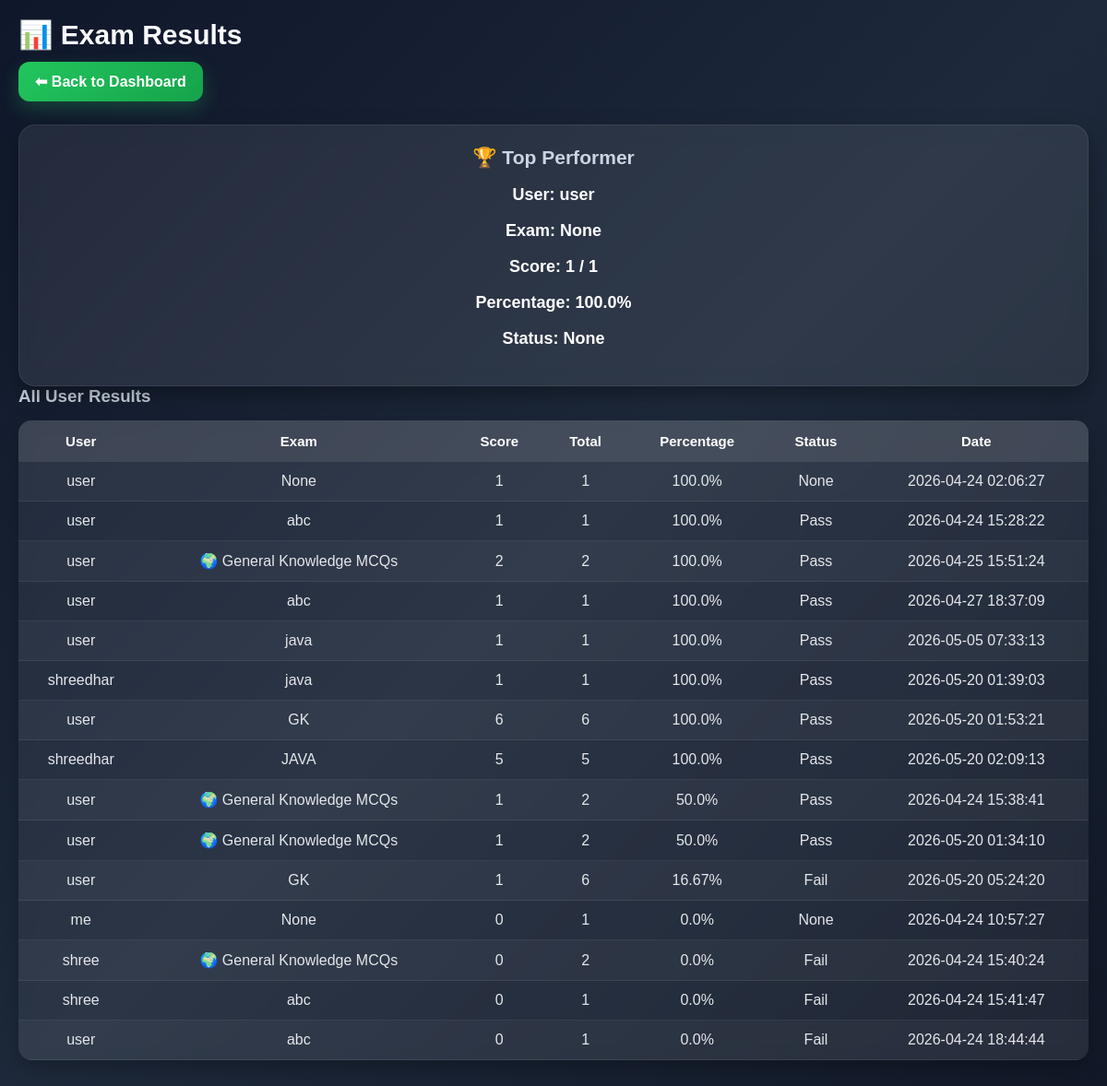
/admin/results (signed in), run on the app's committed database.
### tables this page shows
CREATE TABLE results (
            id INTEGER PRIMARY KEY AUTOINCREMENT,
            username TEXT NOT NULL,
            exam_id INTEGER,
            score INTEGER NOT NULL,
            total_marks INTEGER NOT NULL,
            created_at DATETIME DEFAULT CURRENT_TIMESTAMP, exam_name TEXT, status TEXT,
            FOREIGN KEY (exam_id) REFERENCES exams(id)
        );

### routes/admin_routes.py (the view)
@admin_bp.route('/results')
def admin_results():
    if 'user' not in session:
        return redirect(url_for('auth.login'))
    db = get_db_connection()
    results = db.execute("""
        SELECT
            username,
            exam_name,
            score,
            total_marks,
            status,
            created_at,
            ROUND((score * 100.0 / total_marks), 2) AS percentage
        FROM results
        ORDER BY percentage DESC
    """).fetchall()
    top_performer = db.execute("""
        SELECT
            username,
            exam_name,
            score,
            total_marks,
            status,
            created_at,
            ROUND((score * 100.0 / total_marks), 2) AS percentage
        FROM results
        ORDER BY percentage DESC
        LIMIT 1
    """).fetchone()
    db.close()
    return render_template(
        "admin/results.html",
        results=results,
        top_performer=top_performer
    )

### database/db.py (called while the page is built)
def get_db():
    conn = sqlite3.connect(DB_PATH)
    conn.row_factory = sqlite3.Row
    return conn

def get_db_connection():
    return get_db()

### templates/admin/results.html (shortened to what this page needs)
<!DOCTYPE html>
<html>
<head>
    <link rel="stylesheet" href="{{ url_for('static', filename='css/admin.css') }}">
</head>
<body>
<h2>📊 Exam Results</h2>
<div class="nav-buttons">
    <a href="{{ url_for('admin.admin_dashboard') }}">⬅ Back to Dashboard</a>
</div>
{% if top_performer %}
<div class="card">
    <h3>🏆 Top Performer</h3>
    <p><b>User:</b> {{ top_performer['username'] }}</p>
    <p><b>Exam:</b> {{ top_performer['exam_name'] }}</p>
    <p><b>Score:</b> {{ top_performer['score'] }} / {{ top_performer['total_marks'] }}</p>
    <p><b>Percentage:</b> {{ top_performer['percentage'] }}%</p>
    <p><b>Status:</b> {{ top_performer['status'] }}</p>
</div>
{% endif %}
<h3>All User Results</h3>
<table>
    <tr>
        <th>User</th>
        <th>Exam</th>
        <th>Score</th>
        <th>Total</th>
        <th>Percentage</th>
        <th>Status</th>
        <th>Date</th>
    </tr>
    {% if results %}
        {% for result in results %}
        <tr>
            <td>{{ result['username'] }}</td>
            <td>{{ result['exam_name'] }}</td>
            <td>{{ result['score'] }}</td>
            <td>{{ result['total_marks'] }}</td>
            <td>{{ result['percentage'] }}%</td>
            <td>{{ result['status'] }}</td>
            <td>{{ result['created_at'] }}</td>
        </tr>
        {% endfor %}
    {% else %}
        <tr>
            <td colspan="7">No exam results found</td>
        </tr>
    {% endif %}
</table>
</body>
</html>

### static/css/admin.css (style rules this page uses)
body { margin: 0; padding: 20px; font-family: Arial, sans-serif; background: linear-gradient(135deg, #0f172a, #1e293b, #111827); color: white; min-height: 100vh; }
h1, h2, h3 { margin-top: 0; margin-bottom: 12px; }
h2 { font-size: 30px; color: #f8fafc; }
h3 { color: #cbd5e1; }
.nav-buttons { display: flex; flex-wrap: wrap; gap: 15px; margin-bottom: 25px; }
.nav-buttons a { text-decoration: none; padding: 12px 18px; border-radius: 12px; background: linear-gradient(135deg, #22c55e, #16a34a); color: white; font-weight: bold; transition: all 0.3s ease; display: inline-block; box-shadow: 0 8px 20px rgba(34, 197, 94, 0.25); }
.card { flex: 1; min-width: 180px; padding: 22px; border-radius: 18px; text-align: center; font-size: 18px; font-weight: bold; background: rgba(255, 255, 255, 0.08); backdrop-filter: blur(10px); box-shadow: 0 10px 25px rgba(0, 0, 0, 0.35); border: 1px solid rgba(255,255,255,0.08); transition: all 0.3s ease; }
table { width: 100%; border-collapse: collapse; margin-top: 15px; margin-bottom: 30px; background: rgba(255, 255, 255, 0.06); box-shadow: 0 8px 22px rgba(0,0,0,0.25); border-radius: 14px; overflow: hidden; backdrop-filter: blur(8px); }
th { background: rgba(255, 255, 255, 0.12); color: #ffffff; padding: 14px; text-align: center; font-size: 15px; }
td { padding: 12px; text-align: center; border-bottom: 1px solid rgba(255,255,255,0.08); color: #e5e7eb; }
tr:nth-child(even) { background: rgba(255,255,255,0.03); }
a { color: #22c55e; text-decoration: none; transition: 0.3s; }

### data on the page
results: username "user", score "1", total_marks "1", exam_name "None", percentage "100.0", status "None", created_at "2026-04-24 02:06:27"
results: username "user", exam_name "abc", score "1", total_marks "1", percentage "100.0", status "Pass", created_at "2026-04-24 15:28:22"
results: username "user", exam_name "🌍 General Knowledge MCQs", score "2", total_marks "2", percentage "100.0", status "Pass", created_at "2026-04-25 15:51:24"
results: username "user", exam_name "abc", score "1", total_marks "1", percentage "100.0", status "Pass", created_at "2026-04-27 18:37:09"
results: username "user", exam_name "java", score "1", total_marks "1", percentage "100.0", status "Pass", created_at "2026-05-05 07:33:13"
results: username "shreedhar", exam_name "java", score "1", total_marks "1", percentage "100.0", status "Pass", created_at "2026-05-20 01:39:03"
results: username "user", exam_name "GK", score "6", total_marks "6", percentage "100.0", status "Pass", created_at "2026-05-20 01:53:21"
results: username "shreedhar", exam_name "JAVA", score "5", total_marks "5", percentage "100.0", status "Pass", created_at "2026-05-20 02:09:13"
results: username "user", exam_name "🌍 General Knowledge MCQs", score "1", total_marks "2", percentage "50.0", status "Pass", created_at "2026-04-24 15:38:41"
results: username "user", exam_name "🌍 General Knowledge MCQs", score "1", total_marks "2", percentage "50.0", status "Pass", created_at "2026-05-20 01:34:10"
results: username "user", exam_name "GK", score "1", total_marks "6", percentage "16.67", status "Fail", created_at "2026-05-20 05:24:20"
results: username "me", exam_name "None", score "0", total_marks "1", percentage "0.0", status "None", created_at "2026-04-24 10:57:27"
results: username "shree", exam_name "🌍 General Knowledge MCQs", score "0", total_marks "2", percentage "0.0", status "Fail", created_at "2026-04-24 15:40:24"
results: username "shree", exam_name "abc", score "0", total_marks "1", percentage "0.0", status "Fail", created_at "2026-04-24 15:41:47"
results: username "user", exam_name "abc", score "0", total_marks "1", percentage "0.0", status "Fail", created_at "2026-04-24 18:44:44"

### other printed values
{{ top_performer['exam_name'] }} "None"
{{ top_performer['percentage'] }} "100.0"
{{ top_performer['status'] }} "None"
